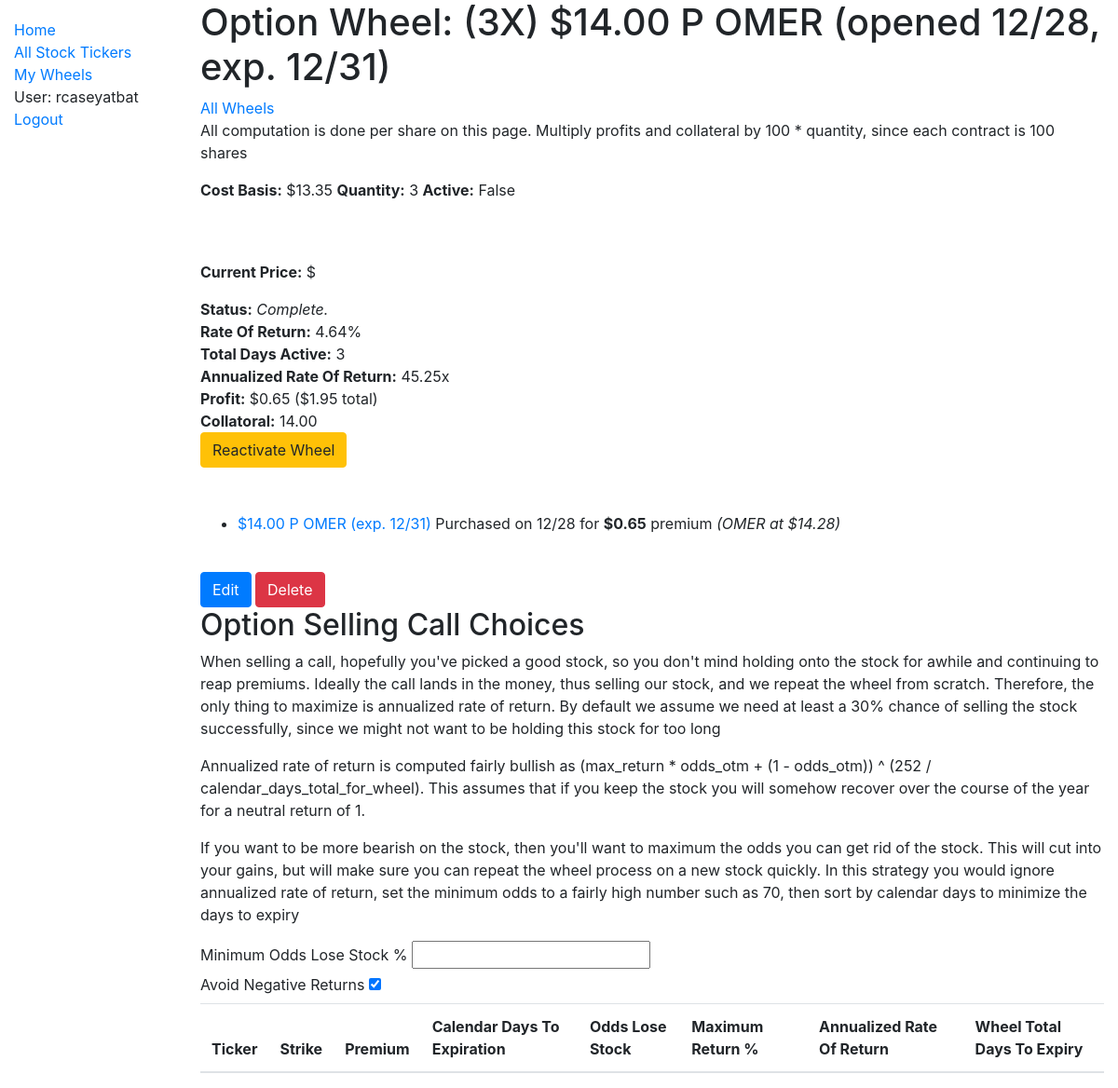
The page /catalog/wheels/5 (signed in) on the database as committed earlier.
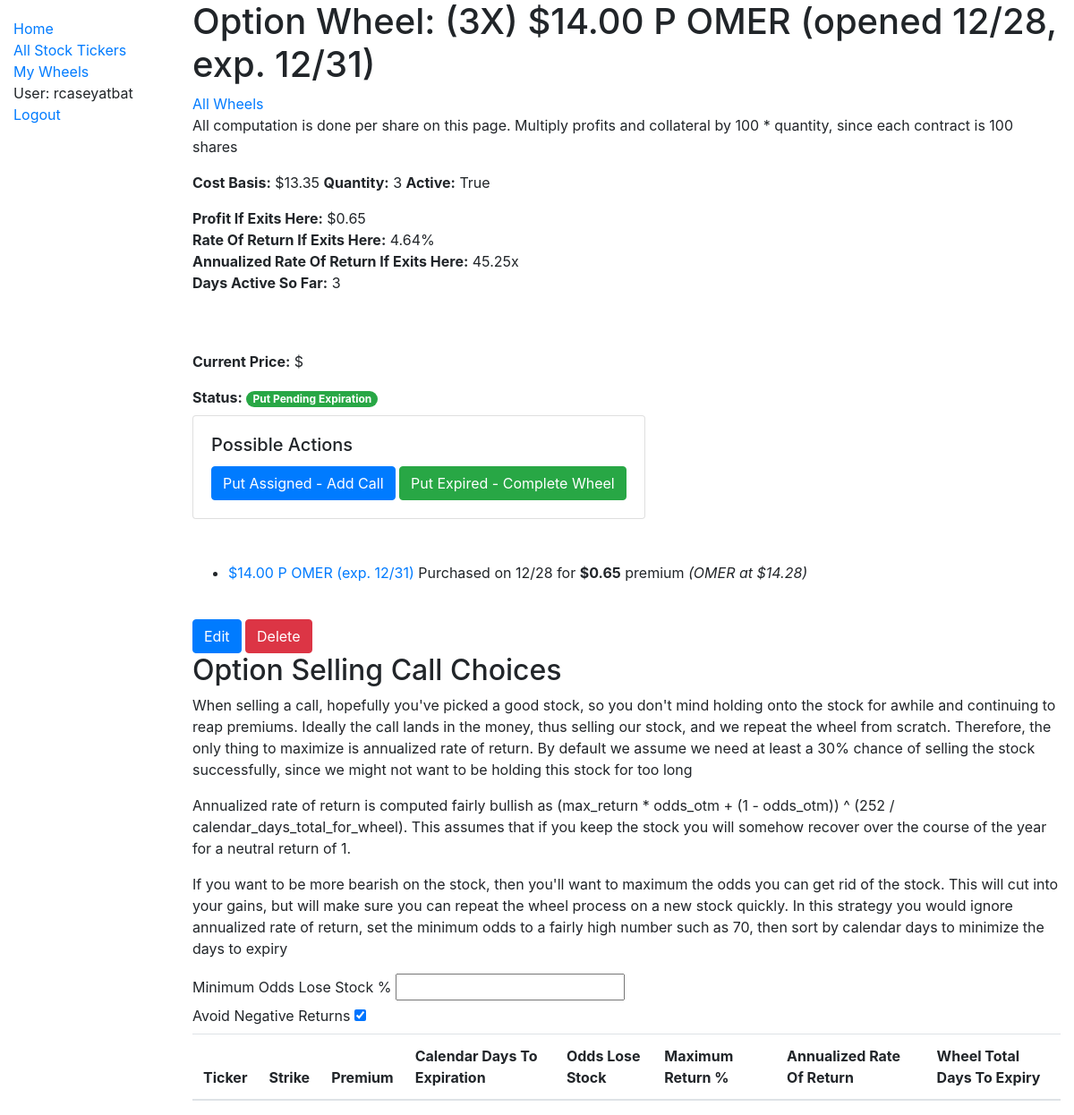
The same page on the database as committed later.
### catalog/models.py (models this page shows, shortened)
class OptionWheel(models.Model):
    user = models.ForeignKey(
        settings.AUTH_USER_MODEL,
        on_delete=models.CASCADE,
    )
    stock_ticker = models.ForeignKey(
        'StockTicker',
        on_delete=models.CASCADE,
    )
    quantity = models.IntegerField(default=1)
    is_active = models.BooleanField()
    total_profit = models.DecimalField(max_digits=12, decimal_places=2, default=None, null=True)
    total_days_active = models.IntegerField(default=None, null=True)
    collatoral = models.DecimalField(max_digits=12, decimal_places=2, default=None, null=True)
    def get_all_option_purchases(self):
         return OptionPurchase.objects.filter(option_wheel=self.id).order_by('-expiration_date', '-purchase_date')
    def get_first_option_purchase(self):
        return OptionPurchase.objects.filter(option_wheel=self.id).order_by('purchase_date', 'expiration_date').first()
    def get_last_option_purchase(self):
        return OptionPurchase.objects.filter(option_wheel=self.id).order_by('purchase_date', 'expiration_date').last()
    def get_open_date(self):
        first = self.get_first_option_purchase()
        if first:
            return first.purchase_date.date()
        return datetime.min.date()
    def get_cost_basis(self):
        purchases = self.get_all_option_purchases()
        if not purchases:
            return 'N/A'
        revenue = sum(purchase.premium for purchase in purchases)
        first_purchase = self.get_first_option_purchase()
        return first_purchase.strike - revenue
    def get_revenue(self):
        purchases = self.get_all_option_purchases()
        if not purchases:
            return 'N/A'
        return sum(purchase.premium for purchase in purchases)
    def __str__(self):
        purchases = self.get_all_option_purchases()
        quantity_str = f"({self.quantity}X) " if self.quantity > 1 else ""
        if not purchases:
            return f"{quantity_str}{str(self.stock_ticker)}"
        last_purchase = purchases[0]
        strike = last_purchase.strike
        call_or_put = last_purchase.call_or_put
        open_date = self.get_open_date().strftime('%m/%d')
        exp_date = last_purchase.expiration_date.strftime('%m/%d')
        return f"{quantity_str}${strike} {call_or_put} {str(self.stock_ticker)} (opened {open_date}, exp. {exp_date})"

class OptionPurchase(models.Model):
    user = models.ForeignKey(
        settings.AUTH_USER_MODEL,
        on_delete=models.CASCADE,
    )
    option_wheel = models.ForeignKey(
        'OptionWheel',
        on_delete=models.CASCADE,
    )
    purchase_date = models.DateTimeField()
    expiration_date = models.DateField()
    strike = models.DecimalField(max_digits=12, decimal_places=2)
    price_at_date = models.DecimalField(max_digits=12, decimal_places=2)
    premium = models.DecimalField(max_digits=12, decimal_places=2)
    class CallOrPut(models.TextChoices):
        CALL = 'C', _('Call')
        PUT = 'P', _('Put')
    call_or_put = models.CharField(
        max_length=1,
        choices=CallOrPut.choices,
        default=CallOrPut.PUT,
    )
    def __str__(self):
        return f"${self.strike} {self.call_or_put} {str(self.option_wheel.stock_ticker)} (exp. {self.expiration_date.strftime('%m/%d')})"
    def get_absolute_url(self):
        return reverse('purchase-detail-view', args=[str(self.option_wheel.pk), str(self.id)])

class StockTicker(models.Model):
    name = models.CharField(max_length=200, help_text='Enter a ticker, like TSLA.', unique=True)
    class StockRecommendation(models.TextChoices):
        NONE = 'NO', _('None')
        STABLE = 'ST', _('Stable Choice')
        HIGHVOLATILITY = 'HV', _('High Volatility')
    recommendation = models.CharField(
        max_length=2,
        choices=StockRecommendation.choices,
        default=StockRecommendation.NONE,
    )
    def __str__(self):
        return self.name

### catalog/views.py (the view)
# urls.py: path('wheels/<int:pk>', views.OptionWheelDetailView.as_view(), name='wheel-detail'),
class OptionWheelDetailView(LoginRequiredMixin, generic.DetailView):
    model = OptionWheel
    context_object_name = 'wheel'
    def get_context_data(self, **kwargs):
        context = super(OptionWheelDetailView, self).get_context_data(**kwargs)
        option_wheel = OptionWheel.objects.get(pk=self.kwargs.get('pk'))
        purchases = option_wheel.get_all_option_purchases()
        cost_basis = option_wheel.get_cost_basis()
        profit_if_exits_here = 'N/A'
        annualized_rate_of_return_if_exits_here = 'N/A'
        days_active_so_far = 'N/A'
        decimal_rate_of_return = 'N/A'
        expires = None
        if purchases:
            first_purchase = option_wheel.get_first_option_purchase()
            last_purchase = option_wheel.get_last_option_purchase()
            if last_purchase.expiration_date > timezone.now().date():
                expires = last_purchase.expiration_date
            profit_if_exits_here = last_purchase.strike - cost_basis
            days_active_so_far = numpy.busday_count(
                first_purchase.purchase_date.date(),
                last_purchase.expiration_date,
            )
            decimal_rate_of_return = float(profit_if_exits_here / first_purchase.strike)
            annualized_rate_of_return_if_exits_here = compute_annualized_rate_of_return(decimal_rate_of_return, 1, days_active_so_far)
            if option_wheel.is_active:
                call_stats = get_call_stats_for_option_wheel(option_wheel.stock_ticker.name, days_active_so_far, option_wheel.get_revenue(), collateral=first_purchase.strike)
                context['call_stats'] = call_stats['call_stats']
        context['decimal_rate_of_return'] = decimal_rate_of_return
        context['profit_if_exits_here'] = profit_if_exits_here
        context['annualized_rate_of_return_if_exits_here'] = annualized_rate_of_return_if_exits_here
        context['days_active_so_far'] = days_active_so_far
        context['purchases'] = purchases
        context['cost_basis'] = cost_basis
        context['expires'] = expires
        current_price = get_current_price(option_wheel.stock_ticker.name)
        context['current_price'] = current_price
        return context

### catalog/option_price_computation.py (called while the page is built, shortened)
def compute_annualized_rate_of_return(profit_decimal, odds, days, profit_decimal_fail_case=0):
    rate_of_return_success_case = 1 + profit_decimal
    rate_of_return_fail_case = 1 + profit_decimal_fail_case
    effective_rate_of_return = rate_of_return_success_case * odds + rate_of_return_fail_case * (1 - odds)
    return effective_rate_of_return ** (BUSINESS_DAYS_IN_YEAR / days)

def get_current_price(stockticker_name):
    yahoo_ticker = yfinance.Ticker(stockticker_name)
    yahoo_ticker_history = yahoo_ticker.history(period="1d")
    if yahoo_ticker_history.empty:
        return None
    return yahoo_ticker_history.tail(1)['Close'].iloc[0]

def get_yfinance_history(ticker_name):
    yahoo_ticker = yfinance.Ticker(ticker_name)
    if COMPUTE_EXTRA_STATS:
        yahoo_ticker_history = yahoo_ticker.history(period="150d")
        logarithmic_returns = numpy.log(yahoo_ticker_history['Close'] / yahoo_ticker_history['Close'].shift(1))
        historical_volatility = logarithmic_returns.std() * numpy.sqrt(BUSINESS_DAYS_IN_YEAR) * 100
    else:
        yahoo_ticker_history = yahoo_ticker.history(period="1d")
        historical_volatility = None
    if yahoo_ticker_history.empty:
        return None
    return {
        'yahoo_ticker': yahoo_ticker,
        'yahoo_ticker_history': yahoo_ticker_history,
        'historical_volatility': historical_volatility,
        'current_price': yahoo_ticker_history.tail(1)['Close'].iloc[0]
    }

def get_call_stats_for_option_wheel(ticker_name, days_active_so_far, revenue, collateral, maximum_option_days=10):
    yfinance_history = get_yfinance_history(ticker_name)
    if yfinance_history is None:
        return {'call_stats': [], 'current_price': None}
    yahoo_ticker = yfinance_history['yahoo_ticker']
    yahoo_ticker_history = yfinance_history['yahoo_ticker_history']
    historical_volatility = yfinance_history['historical_volatility']
    current_price = yfinance_history['current_price']
    call_stats = []
    option_days = yahoo_ticker.options[:maximum_option_days]
    return {'call_stats': call_stats, 'current_price': current_price}

### catalog/templatetags/filter_tags.py (called while the page is built)
@register.filter
def percentage(value):
    try:
        return '{:.2%}'.format(value)
    except (ValueError, TypeError):
        return value

@register.filter
def multiply(value, arg):
    print(value, arg)
    try:
        return float(value) * float(arg)
    except (ValueError, TypeError):
        return None

### catalog/templates/catalog/optionwheel_detail.html (shortened to what this page needs)
{% extends "base_generic.html" %}
{% load filter_tags %}
{% block content %}
  <h1>Option Wheel: {{ wheel }}</h1>
  <a href="{% url 'wheels' %}">All Wheels</a>
  <p>All computation is done per share on this page. Multiply profits and collateral by 100 * quantity, since each contract is 100 shares</p>
  <p>
    <strong>Cost Basis:</strong> ${{ cost_basis }}
    <strong>Quantity:</strong> {{ wheel.quantity }}
    <strong>Active:</strong> {{ wheel.is_active }}
  </p>
  {% if wheel.is_active %}
  <p>
    <div>
      <strong>Profit If Exits Here:</strong> ${{ profit_if_exits_here }}
    </div>
    <div>
      <strong>Rate Of Return If Exits Here:</strong> {{ decimal_rate_of_return | percentage }}
    </div>
    <div>
      <strong>Annualized Rate Of Return If Exits Here:</strong> {{ annualized_rate_of_return_if_exits_here | floatformat:2 }}x
    </div>
    <div>
      <strong>Days Active So Far:</strong> {{ days_active_so_far }}
    </div>
  </p>
  {% endif %}
  <br>
  <br>
  <p>
    <strong>Current Price:</strong> ${{ current_price | floatformat:2 }}
  </p>
  <strong>Status:</strong>
  {% if wheel.is_active %}
    {% if purchases %}
      {% if purchases.0.call_or_put == 'P' and current_price < purchases.0.strike %}
        <span class="badge badge-pill badge-primary">Put {% if not expires %} Pending {% endif %} Assignment</span>
      {% elif purchases.0.call_or_put == 'P' %}
        <span class="badge badge-pill badge-success">Put {% if not expires %} Pending {% endif %} Expiration</span>
      {% elif current_price < purchases.0.strike %}
        <span class="badge badge-pill badge-primary">Call {% if not expires %} Pending {% endif %} Expiration</span>
      {% else%}
        <span class="badge badge-pill badge-success">Call {% if not expires %} Pending {% endif %} Assignment</span>
      {% endif %}
      <div>
        <div class="card mt-2 d-inline-flex">
          <div class="card-body">
            <h5 class="card-title">Possible Actions</h5>
            <a type="button" class="btn btn-primary" href="{% url 'purchase-create' wheel_id=wheel.pk %}">
              {% if purchases.0.call_or_put == 'P' %} Put Assigned {% else %} Call Expired {% endif %} - Add Call
            </a>
            <a type="button" class="btn btn-success" href="{% url 'wheel-complete' pk=wheel.pk %}">
              {% if purchases.0.call_or_put == 'P' %} Put Expired {% else %} Call Assigned {% endif %} - Complete Wheel
            </a>
          </div>
        </div>
      <div>
    {% else %}
      <i> No purchases yet.</i>
      <div>
        <a type="button" class="btn btn-primary" href="{% url 'purchase-create' wheel_id=wheel.pk %}">Add First Purchase</a>
      <div>
    {% endif %}
  {% else %}
    <i> Complete.</i>
    <div>
      <strong>Rate Of Return:</strong> {{ decimal_rate_of_return | percentage }}
    </div>
    <div>
      <strong>Total Days Active:</strong> {{ wheel.total_days_active }}
    </div>
    <div>
      <strong>Annualized Rate Of Return:</strong> {{ annualized_rate_of_return_if_exits_here | floatformat:2 }}x
    </div>
    <div>
      <strong>Profit:</strong> ${{ wheel.total_profit }}
      {% if wheel.quantity > 1 %} (${{ wheel.total_profit | multiply:wheel.quantity | floatformat:2}} total) {% endif %}
    </div>
    <div>
      <strong>Collatoral:</strong> {{ wheel.collatoral }}
    </div>
    <div>
      <a type="button" class="btn btn-warning" href="{% url 'wheel-reactivate' pk=wheel.pk %}">Reactivate Wheel</a>
    </div>
  {% endif %}
  <br>
  <br>
  <ul>
    {% for purchase in purchases %}
      <li>
        <a href="{{ purchase.get_absolute_url }}">{{ purchase }}</a>
        Purchased on {{ purchase.purchase_date | date:"m/d" }} for
      <strong>${{ purchase.premium }}</strong> premium
      <i>({{ wheel.stock_ticker }} at ${{ purchase.price_at_date }})</i>
      </li>
    {% endfor %}
  </ul>
  <br>
  <a type="button" class="btn btn-primary" href="{% url 'wheel-update' pk=wheel.pk %}">Edit</a>
  <a type="button" class="btn btn-danger" href="{% url 'wheel-delete' pk=wheel.pk %}" variant="danger">Delete</a>
  <br>
  {% include '_option_call_table.html' %}
{% endblock %}

### catalog/templates/base_generic.html (shortened to what this page needs)
<!DOCTYPE html>
<html lang="en">
<head>
  <link rel="stylesheet" href="https://stackpath.bootstrapcdn.com/bootstrap/4.3.1/css/bootstrap.min.css">
  {% load static %}
  <link rel="stylesheet" href="{% static 'css/styles.css' %}">
  <link rel="stylesheet" href="https://cdn.datatables.net/1.10.22/css/jquery.dataTables.min.css">
</head>
<body>
  <div class="container-fluid">
    <div class="row">
      <div class="col-sm-2">
      {% block sidebar %}
        <ul class="sidebar-nav">
          <li><a href="{% url 'index' %}">Home</a></li>
          <li><a href="{% url 'tickers' %}">All Stock Tickers</a></li>
          {% if user.is_authenticated %}
            <li><a href="{% url 'wheels' %}">My Wheels</a></li>
            <li>User: {{ user.get_username }}</li>
            <li><a href="{% url 'logout'%}?next={{request.path}}">Logout</a></li>
          {% else %}
            <li><a href="{% url 'login'%}?next={{request.path}}">Login</a></li>
          {% endif %}
        </ul>
     {% endblock %}
      </div>
      <div class="col-sm-10 ">{% block content %}{% endblock %}</div>
    </div>
  </div>
</body>
</html>

### catalog/templates/_option_call_table.html (shortened to what this page needs)
{% load filter_tags %}
<h2>Option Selling Call Choices</h2>
<p>When selling a call, hopefully you've picked a good stock, so you don't mind
holding onto the stock for awhile and continuing to reap premiums. Ideally the call lands
in the money, thus selling our stock, and we repeat the wheel from scratch. Therefore, the
only thing to maximize is annualized rate of return. By default we assume we need at least
a 30% chance of selling the stock successfully, since we might not want to be holding this stock
for too long</p>
<p>Annualized rate of return is computed fairly bullish as (max_return * odds_otm + (1 - odds_otm)) ^ (252 / calendar_days_total_for_wheel). This assumes that if you keep the stock you will somehow recover over the course of the year for a neutral return of 1.</p>
<p>If you want to be more bearish on the stock, then you'll want to maximum the odds you can get rid of the stock. This will cut into your gains, but will make sure you can repeat the
wheel process on a new stock quickly. In this strategy you would ignore annualized rate of return,
set the minimum odds to a fairly high number such as 70, then sort by calendar days to minimize
the days to expiry</p>
<div>
  <label for="min_itm_call">Minimum Odds Lose Stock %</label>
  <input type="text" id="min_itm_call" name="min_itm_call">
</div>
<div>
  <label for="avoid_negative_returns">Avoid Negative Returns</label>
  <input type="checkbox" id="avoid_negative_returns" name="avoid_negative_returns" checked>
</div>
<table class="table" id="option_detail_table">
  <thead>
    <tr>
      <th>Ticker</th>
      <th>Strike</th>
      <th>Premium</th>
      <th>Calendar Days To Expiration</th>
      <th>Odds Lose Stock</th>
      <th>Maximum Return %</th>
      <th>Annualized Rate Of Return</th>
      <th>Wheel Total Days To Expiry</th>
    </tr>
  </thead>
</table>

### catalog/static/css/styles.css (style rules this page uses)
.sidebar-nav { margin-top: 20px; padding: 0; list-style: none; }

Rows that differ between the two databases and show on the page:
changed OptionWheel "(3X) $14.00 P OMER (opened 12/28, exp. 12/31)": is_active "False" → "True"; total_days_active "3" → (not shown); total_profit "0.65" → (not shown); total_profit|multiply "1.95" → (not shown); collatoral "14.00" → (not shown)
Other text that changed with them:
{{ profit_if_exits_here }}: (not shown) → "0.65"
{{ decimal_rate_of_return | percentage }}: (not shown) → "4.64%"
{{ annualized_rate_of_return_if_exits_here | floatformat:2 }}: (not shown) → "45.25"
{{ days_active_so_far }}: (not shown) → "3"
{{ decimal_rate_of_return | percentage }}: "4.64%" → (not shown)
{{ annualized_rate_of_return_if_exits_here | floatformat:2 }}: "45.25" → (not shown)
text no longer shown: "Complete. Rate Of Return: Total Days Active: Annualized Rate Of Return: Profit: ($ total) Collatoral: Reactivate Wheel"
text now shown: "Profit If Exits Here: Rate Of Return If Exits Here: Annualized Rate Of Return If Exits Here: Days Active So Far: Put Pending Expiration Possible Actions Put Assigned - Add Call Put Expired - Complete Wheel"
